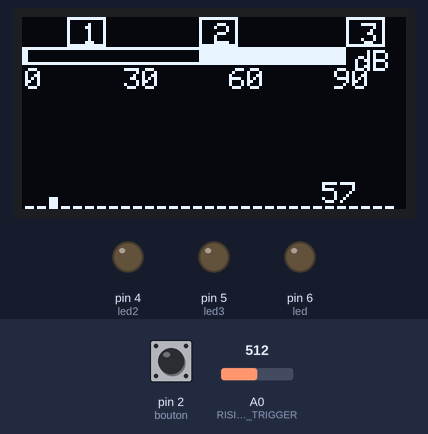
The program below on a simulated Arduino Nano, built with avr-gcc and run on an emulated ATmega328P. Shown: 128×64 one-colour display, output pins drawn as LEDs (lit = HIGH). Dashed ring = blinking. Inputs (shaded band) come from the test bench; at power-on: A0 (RISING_TRIGGER) = 512, pin 2 (bouton) HIGH. What the program prints to the serial monitor is not drawn.

Above: at 1.2 s.
1.3 s: A0 (RISING_TRIGGER) set to 922
At 3.7 s:
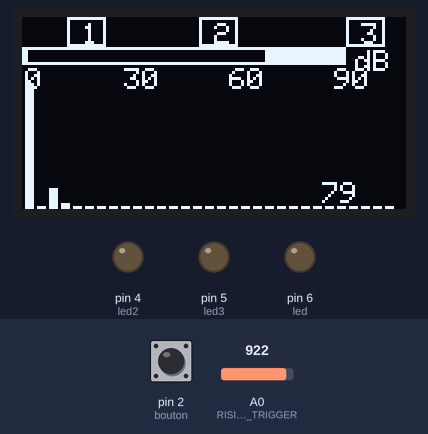
4.0 s: A0 (RISING_TRIGGER) set to 951
At 5.0 s:
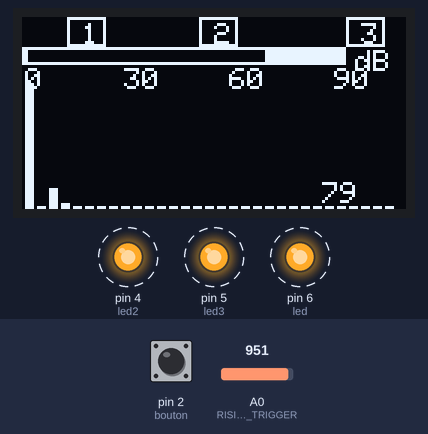
7.0 s: A0 (RISING_TRIGGER) set to 900
At 9.5 s:
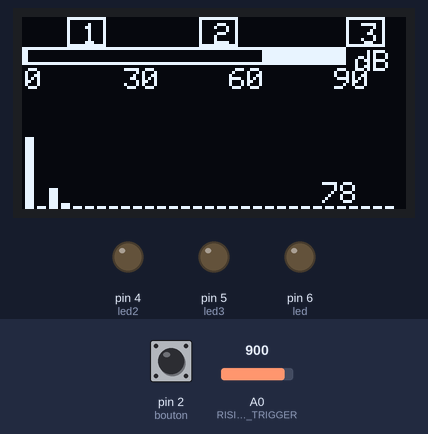
Timing chart, 0 to 11.0 s (numbered marks = the images above; inputs shaded):
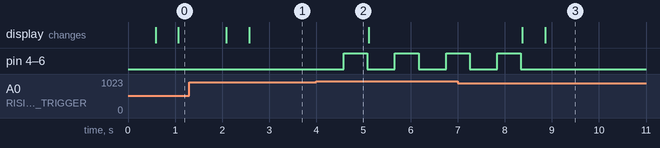

Measured:
- the behaviour switches between 932 and 933 on A0 (RISING_TRIGGER) (found by bisection; images 1 and 2)
- after the input at 1.3 s, the display: first changes after 0.79 s (image 1 shows a later state)
- after the input at 4.0 s, pin 4 (led2), pin 5 (led3), pin 6 (led): alternates HIGH for 0.50 s and LOW for 0.59 s, starting after 0.58 s
- after the input at 7.0 s, pin 4 (led2), pin 5 (led3), pin 6 (led): goes on until 8.3 s, then stays LOW; the display: first changes after 1.4 s (image 3 shows a later state)

The program:

main.cpp
```cpp
#include <Arduino.h>
#include <avr/io.h>
#include <Wire.h>
#include <arduinoFFT.h>
#include <Adafruit_SSD1306.h>

byte led = 6;
byte led2 = 4;
byte led3 = 5;
byte bouton = 2;
int somme = 0;

int moyenne = 0;

byte i;
int a;
double SommeRef = 0.0;
double SommeRef1 = 0.0;
double sommeC = 0.0;
double sommeC1 = 0.0;
double correlation1 = 0.0;
double correlation2 = 0.0;
double correlation3 = 0.0;
double correlation = 0.0;
double tampon = 0.0;
int pirouette = 0;
enum ADC_modes
{
    ADC_A0,
    ADC_A1,
    ADC_A2,
    ADC_A3,
    ADC_A4,
    ADC_A5,
    ADC_A6,
    ADC_A7,
    ADC_SENSOR,
    ADC_1V1,
    ADC_GND,
    ADC_AREF,
    ADC_VCC,
    FALLING_TRIGGER,
    RISING_TRIGGER,
    CHANGE_TRIGGER,
    ADC_AIN1,
    ANALOG_MUX,
    ADC_AIN0,
};

Adafruit_SSD1306 display(-1);
#define SAMPLES 64
double vReal[SAMPLES];
double vImag[SAMPLES];
double vRefTrois[SAMPLES / 2] = {
    1312.01,
    1064.41,
    489.16,
    213.91,
    233.14,
    226.49,
    196.72,
    218.21,
    198.35,
    157.66,
    113.66,
    47.86,
    48.12,
    109.27,
    129.05,
    112.7,
    118.61,
    104.64,
    52.4,
    19.67,
    46.25,
    51.18,
    20.72,
    17.93,
    25.12,
    31.74,
    39.98,
    36.31,
    27.8,
    14.34,
    13.7,
    17.08,

};

double vRefDeux[SAMPLES / 2] = {
    3000.742,
    2029.16,
    1761.144,
    856.832,
    804.806,
    505.608,
    483.672,
    383.944,
    281.84,
    267.82,
    212.316,
    181.232,
    156.36,
    177.262,
    137.038,
    137.02,
    152.692,
    107.422,
    108.578,
    89.682,
    86.3,
    85.264,
    85.398,
    71.684,
    67.014,
    70.418,
    73.394,
    48.922,
    55.992,
    75.47,
    67.468,
    58.834,

};
double vRefUn[SAMPLES / 2] = {
    3291.70,
    3291.705714,
    817.495714,
    817.3171429,
    420.5242857,
    203.4528571,
    159.8771429,
    90.38,
    160.15,
    141.18,
    165.3671429,
    119.4842857,
    91.63428571,
    85.13142857,
    81.39571429,
    112.7157143,
    75.68857143,
    85.14285714,
    68.19,
    57.64714286,
    53.07714286,
    64.93714286,
    68.51857143,
    50.67,
    59.21714286,
    59.32285714,
    44.18142857,
    38.47571429,
    51.63285714,
    43.55571429,
    47.51714286,
    50.61142857,

};
byte dB;
long maxpeak;
long les_db;
char buf[5];

arduinoFFT FFT = arduinoFFT();
double temp;

void ADC_enable() // activer l’ADC
{
    cli();
    ADCSRA |= (1 << ADEN);
    sei();
}

void ADC_disable()
{
    cli();
    ADCSRA |= (1 << ADIE);
    sei();
}
void setAnalogMux(ADC_modes mux)
{
    cli();
    switch (mux)
    {
    case ADC_A0:
        ADMUX &= ~((1 << MUX3) | (1 << MUX2) | (1 << MUX1) | (1 << MUX0));

        break;
    case ADC_A1:
        ADMUX &= ~((1 << MUX3) | (1 << MUX2) | (1 << MUX1));
        ADMUX |= (1 << MUX0);
        break;
    case ADC_A2:
        ADMUX &= ~((1 << MUX3) | (1 << MUX2) | (1 << MUX0));
        ADMUX |= (1 << MUX1);
        break;
    case ADC_A3:
        ADMUX &= ~((1 << MUX3) | (1 << MUX2));
        ADMUX |= ((1 << MUX1) | (1 << MUX0));
        break;
    case ADC_A4:
        ADMUX &= ~((1 << MUX3) | (1 << MUX1) | (1 << MUX0));
        ADMUX |= (1 << MUX2);
        break;
    case ADC_A5:
        ADMUX &= ~((1 << MUX3) | (1 << MUX1));
        ADMUX |= ((1 << MUX2) | (1 << MUX0));
        break;
    case ADC_A6:
        ADMUX &= ~((1 << MUX3) | (1 << MUX0));
        ADMUX |= ((1 << MUX2) | (1 << MUX1));
        break;
    case ADC_A7:
        ADMUX &= ~((1 << MUX3) | (0 << MUX1));
        ADMUX |= ((1 << MUX2) | (0 << MUX0));
        break;
    case ADC_SENSOR:
        ADMUX &= ~((1 << MUX2) | (1 << MUX1) | (1 << MUX0));
        ADMUX |= ((1 << MUX3));
        break;
    case ADC_GND:
        ADMUX |= ~((0 << MUX3) | (0 << MUX2) | (0 << MUX1) | (0 << MUX0));
        break;
    case ADC_1V1:
        ADMUX |= ~((0 << MUX3) | (0 << MUX2) | (0 << MUX1));
        ADMUX &= (0 << MUX0);
        break;
    }
    sei();
}
void ADC_setPrescaler(byte prescl)
{
    cli();
    switch (prescl)
    {
    case 2:
        ADCSRA &= ~((1 << ADPS2) | (1 << ADPS1) | (1 << ADPS0));
        break;
    case 4:
        ADCSRA &= ~((1 << ADPS2) | (1 << ADPS0));
        ADCSRA |= (1 << ADPS1);
        break;
    case 8:
        ADCSRA &= ~(1 << ADPS2);
        ADCSRA |= ((1 << ADPS1) | (0 << ADPS0));

        break;
    case 16:
        ADCSRA &= ~((1 << ADPS1) | (1 << ADPS0));
        ADCSRA |= (1 << ADPS2);
        break;
    case 32:
        ADCSRA &= ~((1 << ADPS1));
        ADCSRA |= ((1 << ADPS2) | (1 << ADPS0));
        break;
    case 64:
        ADCSRA &= ~((1 << ADPS0));
        ADCSRA |= ((1 << ADPS2) | (1 << ADPS1));
        break;
    case 128:
        ADCSRA |= ~((0 << ADPS2) | (0 << ADPS1) | (0 << ADPS0));
        break;
    }
    sei();
}

void ADC_setReference(ADC_modes ref)
{
    cli();
    switch (ref)
    {
    case ADC_1V1:
        ADMUX |= (1 << REFS0);
        ADMUX |= (1 << REFS1);
        break;
    case ADC_AREF:
        ADMUX &= (0 << REFS0);
        ADMUX &= (0 << REFS1);
        break;
    case ADC_VCC:
        ADMUX |= (1 << REFS0);
        ADMUX &= (0 << REFS1);
        break;
    }
    sei();
}
void leftAdjust(int ndr)
{
    switch (ndr)
    {
    case 8:
        ADMUX |= (1 << ADLAR);
        break;
    case 10:
        ADMUX &= (0 << ADLAR);
        break;
    }
}

void (*adc_isr)();
void (*acomp_isr)();
void ADC_attachInterrupt(void (*isr)())
{
    cli();
    adc_isr = *isr;
    ADCSRA |= (1 << ADIE);
    sei();
}

void ADC_detachInterrupt()
{
    cli();
    ADCSRA &= ~(1 << ADIE);
    sei();
}

void ADC_startConvert()
{
    cli();
    ADCSRA |= (1 << ADSC);
    sei();
}

unsigned int ADC_read()
{
    return ADC;
}

uint8_t ADC_read8(void)
{
    return ADCH;
}

boolean ADC_available()
{
    if (ADCSRA & (1 << ADSC))
    { // if flag set - convert in process
        return false;
    }
    else
    { // convert complete
        return true;
    }
}

unsigned int ADC_readWhenAvailable()
{
    while (ADCSRA & (1 << ADSC))
        ;
    return ADC;
}

uint8_t ADC_read8WhenAvailable(void)
{
    while (ADCSRA & (1 << ADSC))
        ;
    return ADCH;
}

double Calcul_correlation(byte aTester)
{
    sommeC = 0.0;
    tampon = 0.0;
    SommeRef = 0.0;
    correlation = 0.0;
    for (i = 0; i < SAMPLES / 2 - 1; i++)
    {
        switch(aTester)
        {
            case 0:
             sommeC += vReal[i] *vRefDeux[i];
            //SommeRef += pow(vRefDeux[i], 2);
            SommeRef = 18677392.00;
            break;
            case 1:
            sommeC += vReal[i] * vRefUn[i];

            SommeRef = 23433590.00;
            break;
            case -1:
            sommeC += vReal[i] * vRefTrois[i];
           // SommeRef += pow(vRefTrois[i], 2);
           SommeRef = 3493741.00;
            break;
        }

        tampon += pow(vReal[i], 2);
    }
    correlation = sommeC/ sqrt(tampon * SommeRef);
    return correlation;
}
void setup()
{

    byte x = 0;
    int sz = 1;
    display.begin(SSD1306_SWITCHCAPVCC, 0x3C);
    display.clearDisplay();


    for (byte i = 0; i < SAMPLES / 2 - 1; i++)
    {
        display.drawFastHLine(i * 4 + 1, display.height() - 1, 3, WHITE);
    }
    display.setTextColor(WHITE);
    display.display();
    Serial.begin(9600);
    pinMode(led, OUTPUT);
    pinMode(led2, OUTPUT);
    pinMode(led3, OUTPUT);
    pinMode(bouton, INPUT_PULLUP);
    pinMode(A0, INPUT);
    ADC_enable();
    ADC_setPrescaler(32);
    // leftAdjust(8);
    ADC_setReference(ADC_1V1);
    setAnalogMux(ADC_A0);

    display.drawRect(15, 0, 13, 10, WHITE); //1
    display.setCursor(20, 2);
    display.setTextSize(sz);
    display.setTextColor(WHITE);
    display.print(F("1"));

    display.drawRect(59, 0, 13, 10, WHITE); //2
    display.setCursor(64, 2);
    display.setTextColor(WHITE);
    display.setTextSize(sz);
    display.print(F("2"));

    display.drawRect(108, 0, 13, 10, WHITE); //3
    display.setCursor(113, 2);
    display.setTextColor(WHITE);
    display.print(F("3"));
    display.setTextSize(sz);


    /*display.setCursor(5, 60); //0
    display.setTextSize(sz);
    display.setTextColor(WHITE);
    display.print(F("0"));

    display.setCursor(25, 60); //1k
    display.setTextSize(sz);
    display.setTextColor(WHITE);
    display.print(F("1k"));

    display.setCursor(45, 60); //2k
    display.setTextSize(sz);
    display.setTextColor(WHITE);
    display.print(F("2k"));

    display.setCursor(65, 60);  //3k
    display.setTextSize(sz);
    display.setTextColor(WHITE);
    display.print(F("3k"));

    display.setCursor(85, 60); //4k
    display.setTextSize(sz);
    display.setTextColor(WHITE);
    display.print(F("4k"));

    display.setCursor(105, 60); //5k
    display.setTextSize(sz);
    display.setTextColor(WHITE);
    display.print(F("5k"));*/
}

void loop()
{

    // Pour la fréquence d'échantillonnage on récupère les voltages venues du micro après un filtre passe-haut et l'AOP
    for (i = 0; i < SAMPLES; i++)
    {

        ADC_startConvert();
        while (!ADC_available())
        {
            vReal[i] = ADC_read();
            temp = ADC_read();
            somme = vReal[i]; // Somme pour faire la moyenne
            if (moyenne <= vReal[i])
            {
                moyenne = vReal[i];
            }
        }

        vImag[i] = 0;
    }
     Serial.println(moyenne);
    // Moyenne permettant de trouver les dbs.
    les_db = 37.400 * log(moyenne) - 175.75; // Calcul des décibels a partir du mappage experimental (voir excel)
    int sz =1;
    // Serial.println(les_db);
    somme = 0; // Remise de la somme à zéro pour la prochaine fois
    moyenne = 0;
    FFT.Windowing(vReal, SAMPLES, FFT_WIN_TYP_HAMMING, FFT_FORWARD);
    FFT.Compute(vReal, vImag, SAMPLES, FFT_FORWARD);
    FFT.ComplexToMagnitude(vReal, vImag, SAMPLES);
    display.fillRect(0, 12, display.width() - 2, display.height() - 13, BLACK);
    // Boucle pour rajouter un échantillon de son
    if (digitalRead(bouton))
    {
        for (i = 0; i < SAMPLES; i++)
        {
            Serial.println(vReal[i]);
        }
        Serial.println("\n \n \n");
    }

    correlation3 = Calcul_correlation(-1);
     correlation2 = Calcul_correlation(0);
    correlation1 = Calcul_correlation(1);

    // Correlation avec Un

   /* Serial.println(correlation1);
    Serial.println(correlation2);
    Serial.println(correlation3);
    Serial.println("\n \n \n");*/

    display.setCursor(1, 17);
    display.setTextSize(sz);
    display.setTextColor(WHITE);
    display.print(F("0"));

    display.setCursor(34, 17);
    display.setTextSize(sz);
    display.setTextColor(WHITE);
    display.print(F("30"));

    display.setCursor(69, 17);
    display.setTextSize(sz);
    display.setTextColor(WHITE);
    display.print(F("60"));

    display.setCursor(104, 17);
    display.setTextSize(sz);
    display.setTextColor(WHITE);
    display.print(F("90"));


display.fillRect(0, 10, display.width() - 20, 6, WHITE); // ecran 128 x 64 pixels, jauge
    display.setCursor((display.width() - 20) + 3, 11);
    display.setTextSize(1);
    display.setTextColor(WHITE);
    display.print(F("dB"));

for (i = 0; i < SAMPLES / 2 - 1; i++)
    {
        //display.fillRect(0, 8, les_db, 5, WHITE);// barre de jauge
    display.fillRect(2, 11, les_db, 4, BLACK);
    }


    if (les_db >= 80 && correlation1 < 0.97 && correlation2 <0.95)
    {
        digitalWrite(led2, LOW);
        digitalWrite(led, LOW);
        digitalWrite(led3, LOW);
        delay(100);
         digitalWrite(led2, HIGH);
        digitalWrite(led, HIGH);
        digitalWrite(led3, HIGH);
        delay(500);
         digitalWrite(led2, LOW);
        digitalWrite(led, LOW);
        digitalWrite(led3, LOW);

        display.drawRect(15, 0, 13, 10, WHITE); //1
    display.setCursor(20, 2);
    display.setTextSize(sz);
    display.setTextColor(WHITE);
    display.print(F("1"));

    display.drawRect(59, 0, 13, 10, WHITE); //2
    display.setCursor(64, 2);
    display.setTextColor(WHITE);
    display.setTextSize(sz);
    display.print(F("2"));

    display.drawRect(108, 0, 13, 10, WHITE); //3
    display.setCursor(113, 2);
    display.setTextColor(WHITE);
    display.print(F("3"));
    display.setTextSize(sz);
    }
    if (correlation1 > 0.97)
    {
        digitalWrite(led, HIGH);
        digitalWrite(led2, LOW);
        digitalWrite(led3, LOW);
        display.fillRect(15, 0, 13, 10, WHITE); //1
        display.setCursor(20, 2);
        display.setTextSize(sz);
        display.setTextColor(BLACK);
        display.print(F("1"));

    }

    if (correlation2 > correlation1 && correlation2 > 0.95)
    {
        digitalWrite(led2, HIGH);
        digitalWrite(led, LOW);
        digitalWrite(led3, LOW);
        display.fillRect(59, 0, 13, 10, WHITE); //2
        display.setCursor(64, 2);
        display.setTextColor(BLACK);
        display.setTextSize(sz);
        display.print(F("2"));

    }
    if (correlation3 > 0.97)
    {
        digitalWrite(led2, LOW);
        digitalWrite(led, LOW);
        digitalWrite(led3, HIGH);
        display.fillRect(108, 0, 13, 10, WHITE); //3
        display.setCursor(113, 2);
        display.setTextColor(BLACK);
        display.print(F("3"));
        display.setTextSize(sz);

    }

    // Transformé de fourier et affichage
    for (i = 0; i < SAMPLES / 2 - 1; i++)
    {
        dB = map(vReal[i], 0, 1023, 0, 52);
        display.fillRect(i * 4 + 1, abs(52 - dB) + 12, 3, dB, WHITE);
    }
    maxpeak = FFT.MajorPeak(vReal, SAMPLES, 5000);
    sprintf(buf, "%04li", les_db);
    display.setCursor(100, 55);
    display.print(les_db);
    display.display();
}
```

TP2.cpp
```cpp
void setup() {

}

void loop() {

}
```
